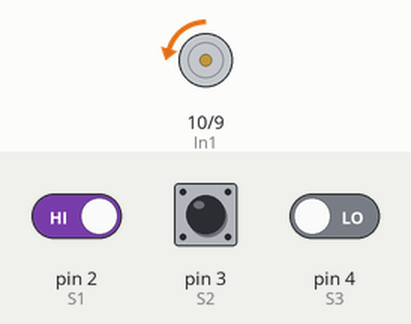
The sketch below on a simulated Arduino Uno, built with avr-gcc and run on an emulated ATmega328P. On the bench: motor-driver pin pairs drawn as motors (green arrow = first pin HIGH = forward, orange = second pin HIGH = backward, longer = more drive). Inputs (shaded band) come from the test bench; at power-on: pin 2 (S1) HIGH, pin 3 (S2) HIGH, pin 4 (S3) LOW.

Above: at 1.26 s.
1.3 s: pin 2 (S1) driven LOW
Timing chart, 0 to 4.3 s (numbered marks = the images above; inputs shaded):
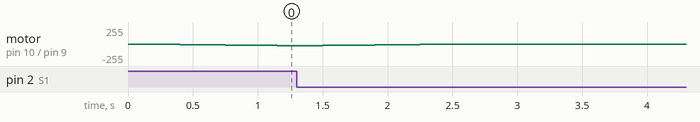

The sketch:

control_de_giro.ino
```cpp
#define S1 2    // Control de giro a la derecha PIN2 del Arduino
#define S2 3    // Detencion de giro PIN3 del Arduino
#define S3 4    // Control de giro a la izquierda PIN4 del Arduino
#define In1 10  // PIN2 del L293D
#define In2 9   // PIN7 del L293D

unsigned int acceleration_ramp = 0, change_twirl = 0, stop = 0;
unsigned int actual_state, old_state;

void spinControl(int pin_stop, int direction, int turn_reversal);
void accelerationStop(int direction);

void setup(){
  pinMode(In1, OUTPUT);
  pinMode(In2, OUTPUT);
  pinMode(S1, INPUT);
  pinMode(S2, INPUT);
  pinMode(S3, INPUT);
  analogWrite(In1, 0);
  analogWrite(In2, 0);
  //Serial.begin(9600);
}

void loop(){
  if(!digitalRead(S1) || change_twirl == In2){ //Gira a la derecha
    change_twirl = 0;
    old_state = In1;
    if(actual_state != old_state) spinControl(In2, In1, S3);
  }

  else if(!digitalRead(S2) && acceleration_ramp > 0){ //Detiene el motor
    if(change_twirl == In1 || stop == 0) accelerationStop(In2);
    else if(change_twirl == In2 || stop == 1) accelerationStop(In1);
    analogWrite(In1, 0);
    analogWrite(In2, 0);
  }

  else if(!digitalRead(S3) || change_twirl == In1){//Gira a la izquierda
    change_twirl = 0;
    old_state = In2;
    if(actual_state != old_state) spinControl(In1, In2, S1);
  }
}

void spinControl(int pin_stop, int direction, int turn_reversal){
  actual_state = direction;
  if(acceleration_ramp > 0){ //En caso de inversion de giro, primero desacelera
    accelerationStop(pin_stop);
  }else analogWrite(pin_stop, 0);

  for(int i = 0; i < 256; i++){
    analogWrite(direction, acceleration_ramp);
    delay(50);
    acceleration_ramp++;
    //Serial.print("Aceleracion: ");
    //Serial.println(acceleration_ramp);

    if(acceleration_ramp >= 255) acceleration_ramp = 255;

    if(!digitalRead(S2)){ //Detiene el motor
      accelerationStop(direction);
      break;
    }

    if(pin_stop == In2) stop = 1;
    else stop = 0;

    if(!digitalRead(turn_reversal)){ //Inversion de giro derecha o izquierda
      accelerationStop(direction);
      actual_state = pin_stop;
      change_twirl = direction;
      break;
    }
  }
}

void accelerationStop(int direction){ //Desaceleracion progresiva hasta detenerte
  unsigned int duty = acceleration_ramp;
  for(int i = 0; i < duty; i++){
    analogWrite(direction, acceleration_ramp);
    delay(50);
    acceleration_ramp--;
    //Serial.print("Desaceleracion: ");
    //Serial.println(acceleration_ramp);

    if(acceleration_ramp <= 0) acceleration_ramp = 0;
  }analogWrite(direction, 0);
}
```
